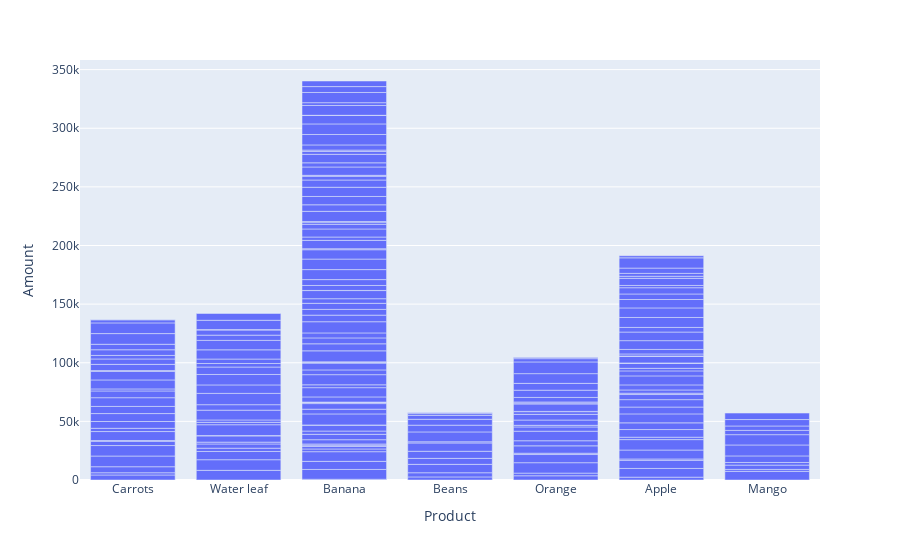

The notebook cell this image was saved under:
### Code cell
px.bar(items,x="Product",y="Amount")

### Figure 1 — Plotly figure (JSON) as saved in the notebook; plotly's stock layout.template omitted (floating-point values rounded to 4 significant figures; data arrays with more than 128 entries replaced by an {"elided": "..."} marker saying what was removed)
{"data": [{"alignmentgroup": "True", "hovertemplate": "Product=%{x}<br>Amount=%{y}<extra></extra>", "legendgroup": "", "marker": {"color": "#636efa", "pattern": {"shape": ""}}, "name": "", "offsetgroup": "", "orientation": "v", "showlegend": false, "textposition": "auto", "type": "bar", "x": {"elided": "213 str values"}, "xaxis": "x", "y": {"elided": "213 int values"}, "yaxis": "y"}], "layout": {"barmode": "relative", "legend": {"tracegroupgap": 0}, "margin": {"t": 60}, "xaxis": {"anchor": "y", "domain": [0, 1], "title": {"text": "Product"}}, "yaxis": {"anchor": "x", "domain": [0, 1], "title": {"text": "Amount"}}}}
